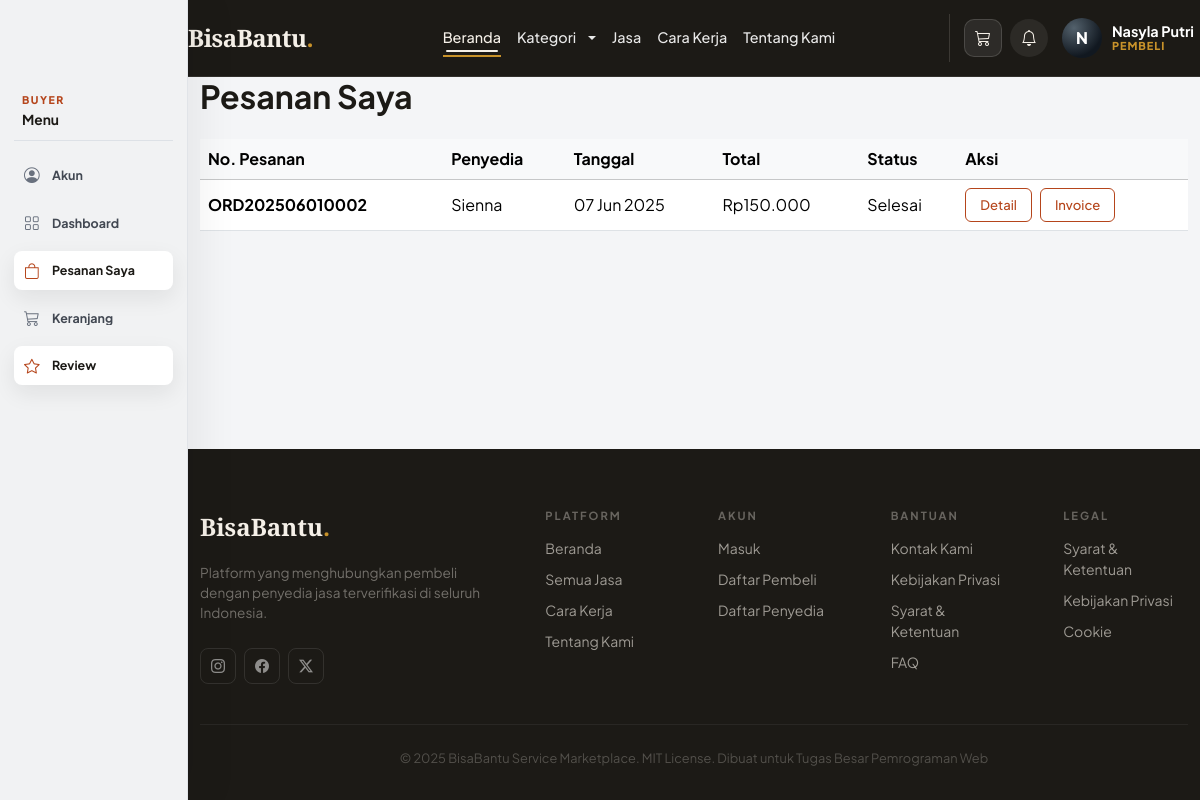
/index.php?page=orders (signed in), run on an earlier commit of the app's database.
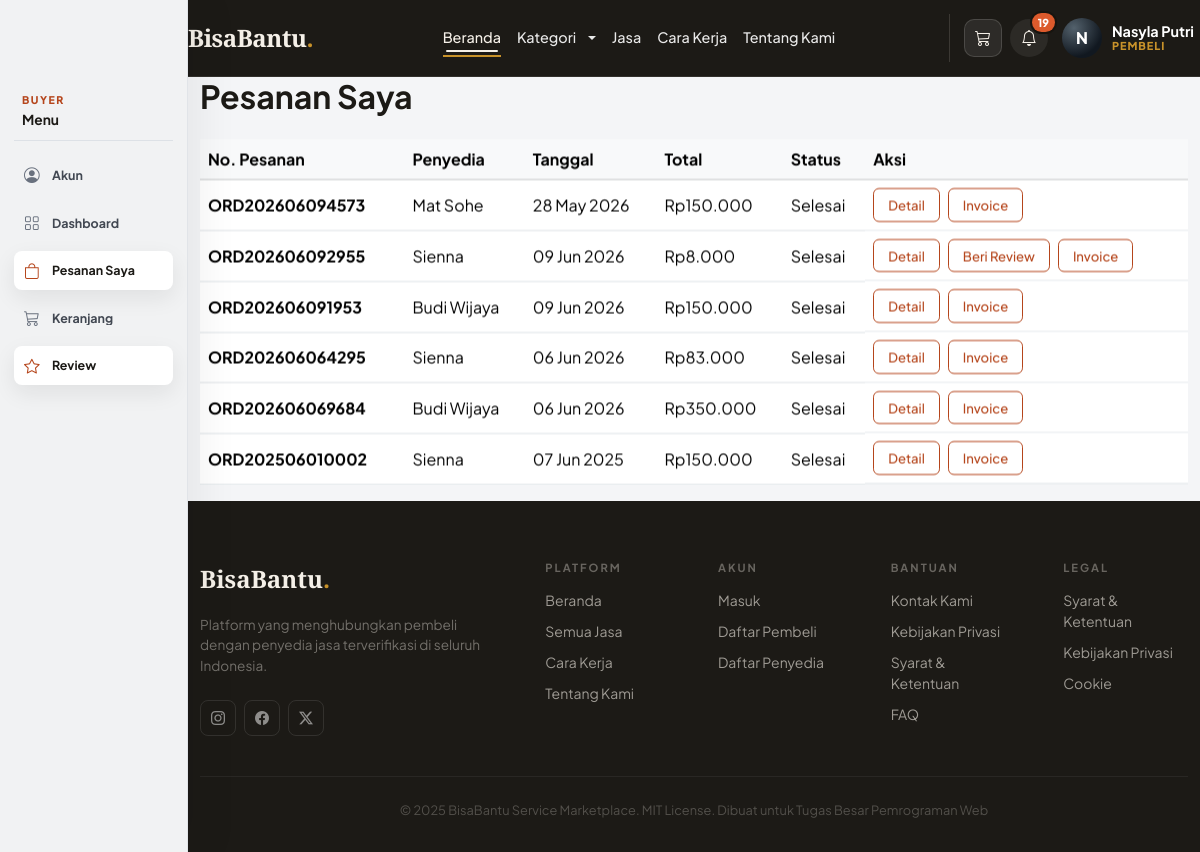
And on a later commit of the database.
### tables this page shows
CREATE TABLE `orders` (
  `id` int NOT NULL AUTO_INCREMENT,
  `buyer_id` int NOT NULL,
  `provider_id` int NOT NULL,
  `order_number` varchar(20) NOT NULL,
  `total_price` decimal(12,2) NOT NULL,
  `quantity` int NOT NULL DEFAULT '1',
  `service_date` date NOT NULL,
  `service_address` text NOT NULL,
  `status` enum('pending','waiting_payment','paid','accepted','in_progress','completed','cancelled') NOT NULL DEFAULT 'pending',
  `notes` text,
  `created_at` timestamp NOT NULL DEFAULT CURRENT_TIMESTAMP,
  `updated_at` timestamp NOT NULL DEFAULT CURRENT_TIMESTAMP ON UPDATE CURRENT_TIMESTAMP,
  PRIMARY KEY (`id`),
  UNIQUE KEY `order_number` (`order_number`),
  KEY `buyer_id` (`buyer_id`),
  KEY `provider_id` (`provider_id`),
  CONSTRAINT `orders_ibfk_1` FOREIGN KEY (`buyer_id`) REFERENCES `users` (`id`) ON DELETE RESTRICT,
  CONSTRAINT `orders_ibfk_2` FOREIGN KEY (`provider_id`) REFERENCES `users` (`id`) ON DELETE RESTRICT
);

CREATE TABLE `users` (
  `id` int NOT NULL AUTO_INCREMENT,
  `name` varchar(100) NOT NULL,
  `email` varchar(100) NOT NULL,
  `password` varchar(255) NOT NULL,
  `role` enum('buyer','provider','admin') NOT NULL,
  `is_verified` tinyint(1) DEFAULT '0',
  `phone` varchar(20) DEFAULT NULL,
  `address` text,
  `remember_token` varchar(255) DEFAULT NULL,
  `profile_photo` varchar(255) DEFAULT NULL,
  `created_at` timestamp NOT NULL DEFAULT CURRENT_TIMESTAMP,
  `updated_at` timestamp NOT NULL DEFAULT CURRENT_TIMESTAMP ON UPDATE CURRENT_TIMESTAMP,
  PRIMARY KEY (`id`),
  UNIQUE KEY `email` (`email`)
);

### models/OrderModel.php (called while the page is built, shortened)
<?php
class OrderModel {
    private $pdo;
    public function __construct($pdo) {
        $this->pdo = $pdo;
    }
    public function getByBuyer($buyer_id) {
        $stmt = $this->pdo->prepare('
            SELECT o.*, u.name as provider_name
            FROM orders o
            JOIN users u ON o.provider_id = u.id
            WHERE o.buyer_id = ?
            ORDER BY o.created_at DESC
        ');
        $stmt->execute([$buyer_id]);
        return $stmt->fetchAll();
    }
}

### helpers/functions.php (called while the page is built, shortened)
<?php
function base_url($path = '') {
    $scheme = (!empty($_SERVER['HTTPS']) && $_SERVER['HTTPS'] !== 'off') ? 'https' : 'http';
    $host = $_SERVER['HTTP_HOST'] ?? 'localhost';
    $scriptDir = rtrim(dirname($_SERVER['SCRIPT_NAME']), '/\\');
    $base = $scheme . '://' . $host . $scriptDir;
    return rtrim($base, '/\\') . '/' . ltrim($path, '/\\');
}
function e($value) {
    return htmlspecialchars($value, ENT_QUOTES, 'UTF-8');
}
function format_rupiah($amount) {
    return 'Rp' . number_format((float) $amount, 0, ',', '.');
}
function order_status_info($status) {
    $map = [
        'pending' => ['Menunggu', 'pending'],
        'waiting_payment' => ['Menunggu Bayar', 'pending'],
        'paid' => ['Dibayar', 'active'],
        'accepted' => ['Diterima', 'active'],
        'in_progress' => ['Diproses', 'active'],
        'completed' => ['Selesai', 'verified'],
        'cancelled' => ['Dibatalkan', 'inactive'],
    ];
    return $map[$status] ?? ['Unknown', 'pending'];
}

### models/InvoiceModel.php (called while the page is built, shortened)
<?php
class InvoiceModel {
    private $pdo;
    public function __construct($pdo) {
        $this->pdo = $pdo;
    }
    public function getByOrderId($orderId) {
        $stmt = $this->pdo->prepare('SELECT * FROM invoices WHERE order_id = ? ORDER BY id DESC LIMIT 1');
        $stmt->execute([(int) $orderId]);
        return $stmt->fetch();
    }
}

### models/ReviewModel.php (called while the page is built, shortened)
<?php
class ReviewModel {
    private $pdo;
    public function __construct($pdo) {
        $this->pdo = $pdo;
    }
    public function checkExists($order_id) {
        $stmt = $this->pdo->prepare('SELECT id FROM reviews WHERE order_id = ?');
        $stmt->execute([$order_id]);
        return $stmt->fetch() ? true : false;
    }
}

### views/pembeli/orders.php (the view, shortened to what the rows shown need)
<?php
require_once __DIR__ . '/../../models/OrderModel.php';
require_once __DIR__ . '/../../models/InvoiceModel.php';
require_once __DIR__ . '/../../models/ReviewModel.php';
$orderModel = new OrderModel($pdo);
$invoiceModel = new InvoiceModel($pdo);
$reviewModel = new ReviewModel($pdo);
$paymentModel = new PaymentModel($pdo);
$orders = $orderModel->getByBuyer($_SESSION['user']['id']);
$invoiceAllowedStatuses = ['paid', 'accepted', 'in_progress', 'completed'];
?>
<div class="container">
    <h2 class="fw-bold mb-4">Pesanan Saya</h2>
    <div class="table-responsive">
        <table class="table table-hover align-middle">
            <thead class="table-light">
                <tr>
                    <th>No. Pesanan</th>
                    <th>Penyedia</th>
                    <th>Tanggal</th>
                    <th>Total</th>
                    <th>Status</th>
                    <th>Aksi</th>
                </tr>
            </thead>
            <tbody>
                <?php if (empty($orders)): ?>
                    <tr><td colspan="6" class="text-center text-muted py-4">Belum ada pesanan.</td></tr>
                <?php else: ?>
                    <?php foreach ($orders as $order): ?>
                        <?php [$statusLabel, $statusClass] = order_status_info($order['status']); ?>
                        <?php $invoice = $invoiceModel->getByOrderId($order['id']); ?>
                        <?php $hasPendingPayment = $paymentModel->hasPendingForOrder($order['id']); ?>
                        <tr>
                            <td><strong><?= e($order['order_number']) ?></strong></td>
                            <td><?= e($order['provider_name']) ?></td>
                            <td><?= e(date('d M Y', strtotime($order['service_date']))) ?></td>
                            <td><?= e(format_rupiah($order['total_price'])) ?></td>
                            <td><span class="status-badge <?= e($statusClass) ?>"><?= e($statusLabel) ?></span></td>
                            <td class="d-flex gap-2 flex-wrap">
                                <a href="<?= base_url('index.php?page=order_detail&id=' . (int) $order['id']) ?>" class="btn btn-sm btn-outline-custom">Detail</a>
                                <?php if ($order['status'] === 'waiting_payment' && !$hasPendingPayment): ?>
                                    <a href="<?= base_url('index.php?page=upload_payment&id=' . (int) $order['id']) ?>" class="btn btn-sm btn-primary-custom">Upload Bayar</a>
                                <?php elseif ($order['status'] === 'waiting_payment' && $hasPendingPayment): ?>
                                    <span class="btn btn-sm btn-outline-secondary disabled">Menunggu Verifikasi</span>
                                <?php elseif ($order['status'] === 'completed' && !$reviewModel->checkExists($order['id'])): ?>
                                    <a href="<?= base_url('index.php?page=review_form&order_id=' . (int) $order['id']) ?>" class="btn btn-sm btn-outline-custom">Beri Review</a>
                                <?php endif; ?>
                                <?php if ($invoice || in_array($order['status'], $invoiceAllowedStatuses, true)): ?>
                                    <a href="<?= base_url('index.php?page=invoice&id=' . (int) $order['id']) ?>" class="btn btn-sm btn-outline-custom">Invoice</a>
                                <?php endif; ?>
                            </td>
                        </tr>
                    <?php endforeach; ?>
                <?php endif; ?>
            </tbody>
        </table>
    </div>
</div>

What changed in the data, as far as the page shows it:
added orders: order_number "ORD202606094573", provider.name "Mat Sohe", service_date "28 May 2026", total_price "Rp150.000", statusLabel "Selesai"
added orders: order_number "ORD202606092955", provider.name "Sienna", service_date "09 Jun 2026", total_price "Rp8.000", statusLabel "Selesai"
added orders: order_number "ORD202606091953", provider.name "Budi Wijaya", service_date "09 Jun 2026", total_price "Rp150.000", statusLabel "Selesai"
added orders: order_number "ORD202606064295", provider.name "Sienna", service_date "06 Jun 2026", total_price "Rp83.000", statusLabel "Selesai"
added orders: order_number "ORD202606069684", provider.name "Budi Wijaya", service_date "06 Jun 2026", total_price "Rp350.000", statusLabel "Selesai"
Also different on the page:
count($unreadNotifications): (not shown) → "19"
